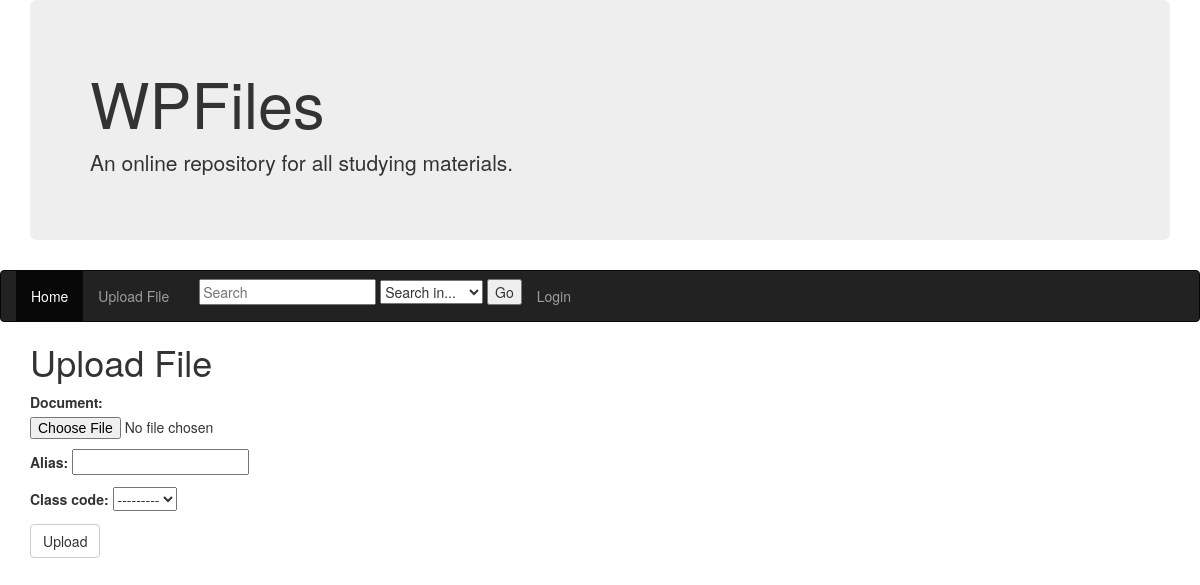
Page /wpFiles/upload on the earlier database version.
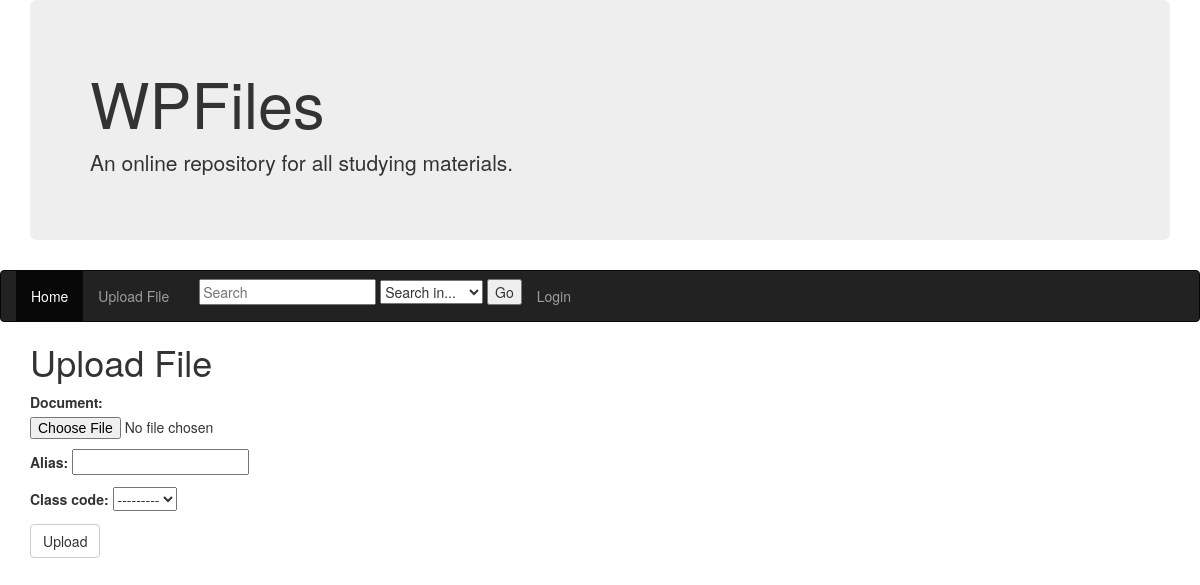
Same page on the later database version.
### wpFiles/models.py (models this page shows)
class Academic_class(models.Model):
    class_code = models.CharField(max_length=5,unique=True)
    dept_code = models.ForeignKey(
        Academic_dept,
        on_delete=models.CASCADE,
    )
    class_name = models.CharField(max_length=30)
    def __str__(self):
        return self.class_code

### wpFiles/views.py (the view)
# urls.py: path('upload',views.uploadFile, name='uploadFile'),
def uploadFile(request):
    if request.method == 'POST':
        form = UploadForm(request.POST, request.FILES)
        if form.is_valid():
            form.save()
            return HttpResponseRedirect('/wpFiles')
    else:
        form = UploadForm()
    return render(request, 'wpFiles/upload.html', {'form': form})

### wpFiles/forms.py
class UploadForm(forms.ModelForm):
    class Meta:
        model = Upload
        fields = [
            "document",
            "alias",
            "class_code",
        ]

### wpFiles/templates/wpFiles/upload.html (shortened to what this page needs)
<!doctype html>
{% load static %}
<link rel="stylesheet" href="https://maxcdn.bootstrapcdn.com/bootstrap/3.4.0/css/bootstrap.min.css">
<div class="container">
    <div class="jumbotron">
    <h1> WPFiles </h1>
        <p> An online repository for all studying materials.</p>
    </div>
</div>
<nav class="navbar navbar-inverse">
    <div class="container-fluid">
        <ul class="nav navbar-nav">
            <li class="active"><a href="{% url 'index' %}"> Home </a></li>
            <li><a href="{% url 'uploadFile' %}"> Upload File </a></li>
            <li>
               <form class="navbar-form navbar-right" action="{% url 'search' %}">
                  <input name="q" value="{{request.GET.q}}" placeholder="Search" required>
                   <select name="criteria" required>
                    <option value="" disabled selected>Search in...</option>
                  </select>
                  <input type="submit" value="Go" required>
                </form>
             </li>
            {% if user.is_authenticated %}
              <li class="navbar-left"><a href="{% url 'logout' %}">Logout</a></li>
            {% else %}
              <li class="navbar-left"><a href="{% url 'login' %}">Login</a></li>
           {% endif %}
        </ul>
    </div>
</nav>
{% block content %}
<h1 class="container">Upload File</h1>
<div class="container">
    <form method='POST' action='' enctype='multipart/form-data'>
        {{ form.as_p }}
        <input type='submit' class='btn btn-default' value='Upload' />
    </form>
{% endblock content %}
</div>

Differences in the rows shown:
added Academic_class: class_code "---------"
Other differences:
form field class_code: "---------" → (not shown)
